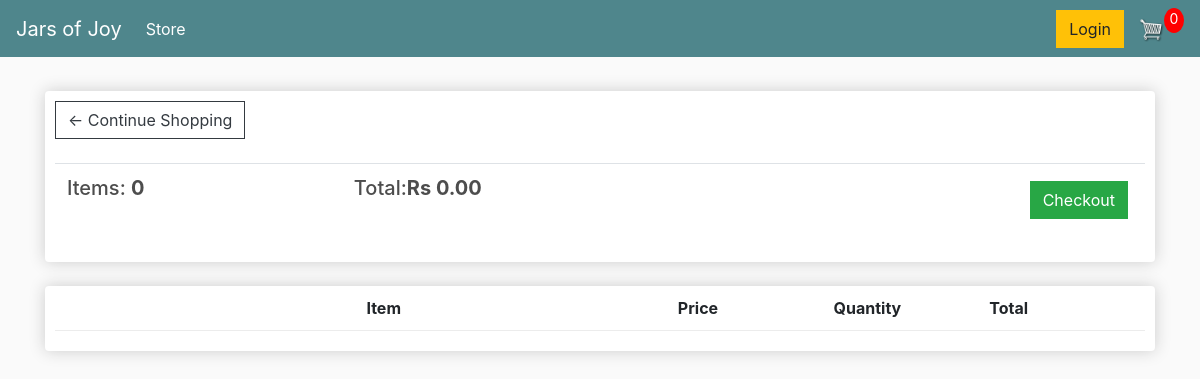
The page /cart/ (signed in) on the database as committed earlier.
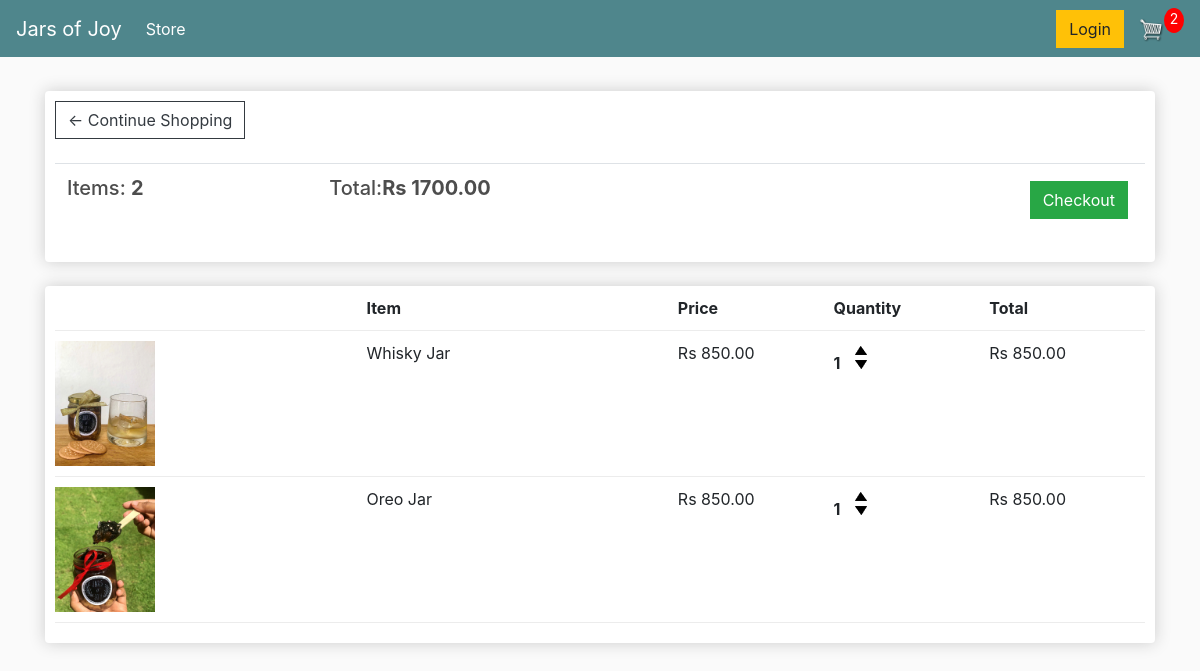
The same page on the database as committed later.
### store/models.py (models this page shows, shortened)
class Order(models.Model):
    customer=models.ForeignKey(Customer, on_delete=models.SET_NULL,null=True, blank=True)
    date_orderd=models.DateTimeField(auto_now_add=True)
    complete=models.BooleanField(default=False, null=True, blank=False)
    transaction_id=models.CharField(max_length=200,null=True)
    @property
    def get_cart_total(self):
        orderitems = self.orderitem_set.all()
        total=sum([item.get_total for item in orderitems])
        return total
    @property
    def get_cart_items(self):
        orderitems = self.orderitem_set.all()
        total = sum([item.quantity for item in orderitems])
        return total

class OrderItem(models.Model):
    product=models.ForeignKey(Product, on_delete=models.SET_NULL, null=True, blank=True)
    order=models.ForeignKey(Order,on_delete=models.SET_NULL, null=True, blank=True)
    quantity=models.IntegerField(default=0, null=True, blank=True)
    date_added=models.DateTimeField(auto_now_add=True)
    @property
    def get_total(self):
        total=self.product.price * self.quantity
        return total

class Product(models.Model):
    name = models.CharField(max_length=200, null=True)
    price = models.DecimalField(max_digits=7, decimal_places=2)
    digital = models.BooleanField(default=False, null=True, blank=False)
    image = models.ImageField(null=True, blank=True)
    @property
    def imageURL(self):
        try:
            url=self.image.url
        except:
            url=''
        return url

### store/views.py (the view)
# urls.py: path('cart/', views.cart, name="cart"),
def cart(request):
	data = cartData(request)
	cartItems = data['cartItems']
	order = data['order']
	items = data['items']
	context = {'items':items, 'order':order, 'cartItems': cartItems}
	return render(request, 'store/cart.html', context)

### store/utils.py (called while the page is built)
def cartData(request):
    if request.user.is_authenticated:
        customer = request.user.customer
        order, created = Order.objects.get_or_create(customer=customer, complete=False)
        items = order.orderitem_set.all()
        cartItems = order.get_cart_items
    else:
        cookieData = cookieCart(request)
        cartItems = cookieData['cartItems']
        order = cookieData['order']
        items = cookieData['items']
    return{'cartItems':cartItems, 'order':order, 'items':items}

### store/templates/store/cart.html
{% extends 'store/main.html' %}
{% load static %}
{% block content %}
    <div class="row">
		<div class="col-lg-12">
			<div class="box-element">
                <a  class="btn btn-outline-dark" href="{% url 'store' %}">&#x2190; Continue Shopping</a>
				<br>
				<br>
				<table class="table">
					<tr>
						<th><h5>Items: <strong>{{order.get_cart_items}}</strong></h5></th>
						<th><h5>Total:<strong>Rs {{order.get_cart_total|floatformat:2}}</strong></h5></th>
						<th>
							<a  style="float:right; margin:5px;" class="btn btn-success" href="{% url 'checkout' %}">Checkout</a>
						</th>
					</tr>
				</table>
            </div>
			<br>
			<div class="box-element">
                <div class="cart-row">
					<div style="flex:2"></div>
					<div style="flex:2"><strong>Item</strong></div>
					<div style="flex:1"><strong>Price</strong></div>
					<div style="flex:1"><strong>Quantity</strong></div>
					<div style="flex:1"><strong>Total</strong></div>
				</div>
				{% for item in items %}
				<div class="cart-row">
					<div style="flex:2"><img class="row-image" src="{{item.product.imageURL}}"></div>
					<div style="flex:2"><p>{{item.product.name}}</p></div>
					<div style="flex:1"><p>Rs {{item.product.price|floatformat:2}}</p></div>
					<div style="flex:1">
						<p class="quantity">{{item.quantity}}</p>
						<div class="quantity">
							<img data-product={{item.product.id}} data-action="add" class="chg-quantity update-cart" src="{% static  'images/arrow-up.png' %}">
							<img data-product={{item.product.id}} data-action="remove" class="chg-quantity update-cart" src="{% static  'images/arrow-down.png' %}">
						</div>
					</div>
					<div style="flex:1"><p>Rs {{item.get_total}}</p></div>
				</div>
				{% endfor %}
			</div>
		</div>
	</div>
{% endblock content %}

### store/templates/store/main.html (shortened to what this page needs)
<!DOCTYPE html>
{% load static %}
<html lang="en">
<head>
    <link rel="stylesheet" href="https://stackpath.bootstrapcdn.com/bootstrap/4.4.1/css/bootstrap.min.css">
    <link rel="stylesheet" type="text/css" href="{% static 'css/main.css' %}">
</head>
<body>
    <nav class="navbar navbar-expand-lg navbar-dark bg-dark">
      <a class="navbar-brand" href="{% url 'store' %}">Jars of Joy</a>
      <div class="collapse navbar-collapse" id="navbarSupportedContent">
        <ul class="navbar-nav mr-auto">
          <li class="nav-item active">
            <a class="nav-link" href="{% url 'store' %}">Store<span class="sr-only">(current)</span></a>
        </ul>
           <div class="form-inline my-2 my-lg-0">
               <a href="#"class="btn btn-warning">Login</a>
               <a href="{% url 'cart' %}">
                   <img  id="cart-icon" src="{% static 'images/cart.png' %}">
               </a>
               <p id="cart-total">{{cartItems}}</p>
           </div>
      </div>
    </nav>
         <div class="container">
                <br>
                {% block content %}
                {% endblock content %}
         </div>
</body>
</html>

### static/css/main.css (style rules this page uses)
body { background-color: hsl(0, 0%, 98%); }
h1,h2,h3,h4,h5,h6 { color:hsl(0, 0%, 30%); }
.box-element { box-shadow:hsl(0, 0%, 80%) 0 0 16px; background-color: #fff; border-radius: 4px; padding: 10px; }
.bg-dark { background-color: #4f868c!important; }
#cart-icon { width:25px; display: inline-block; margin-left: 15px; }
#cart-total { display: block; text-align: center; color:#fff; background-color: red; width: 20px; height: 25px; border-radius: 50%; font-size: 14px; }
.col-lg-4, .col-lg-6, .col-lg-8, .col-lg-12 { margin-top: 10px; }
.btn { border-radius: 0; }
.row-image { width: 100px; }
.cart-row { display: flex; align-items: flex-stretch; padding-bottom: 10px; margin-bottom: 10px; border-bottom: 1px solid #ececec; }
.quantity { display: inline-block; font-weight: 700; padding-right:10px; }
.chg-quantity { width: 12px; cursor: pointer; display: block; margin-top: 5px; transition:.1s; }

Rows that differ between the two databases and show on the page:
no longer on this page (row edited): Order: get_cart_items "0", get_cart_total "0.00"
added Order: get_cart_items "2", get_cart_total "1700.00"
added OrderItem: product.imageURL (picture), product.name "Whisky Jar", product.price "850.00", quantity "1", get_total "850.00"
added OrderItem: product.imageURL (picture), product.name "Oreo Jar", product.price "850.00", quantity "1", get_total "850.00"
Other text that changed with them:
{{ cartItems }}: "0" → "2"
